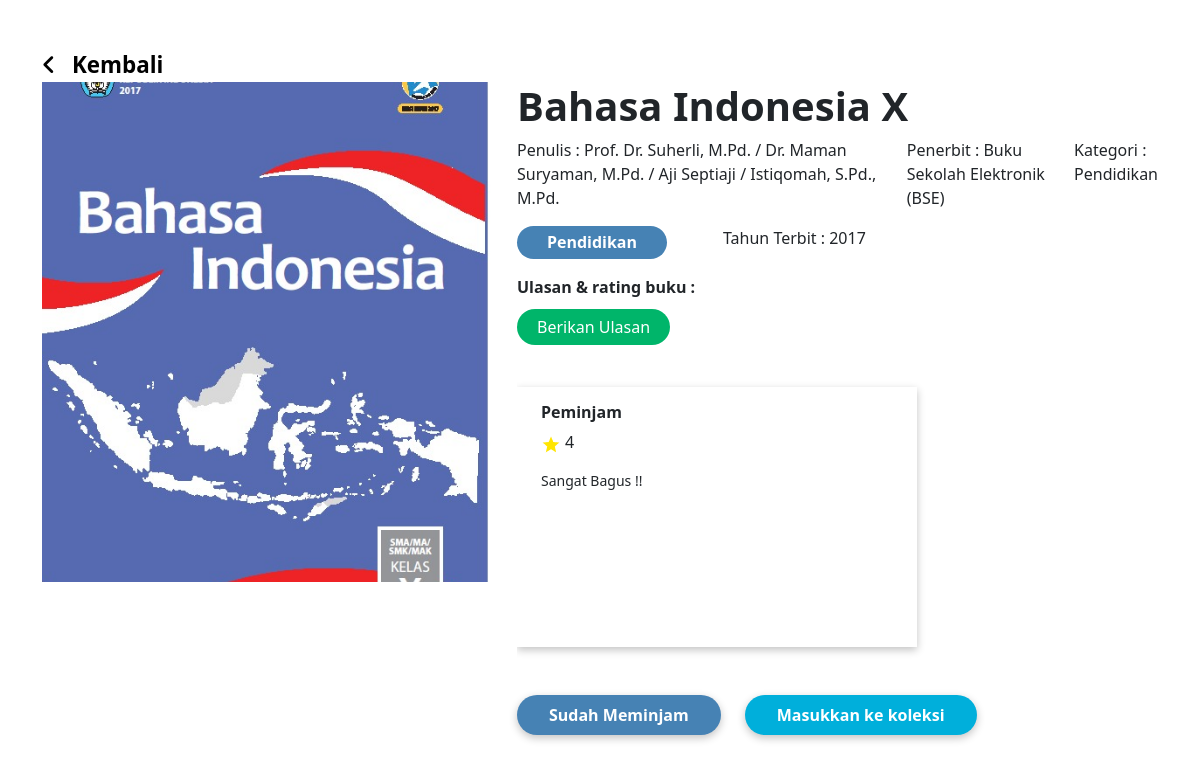
The app's page /view/detail-buku.php?id=36 (signed in) with its own data.
### tables this page shows
CREATE TABLE `buku` (
  `BukuID` int(11) NOT NULL,
  `Judul` varchar(255) DEFAULT NULL,
  `Penulis` varchar(255) DEFAULT NULL,
  `Penerbit` varchar(255) DEFAULT NULL,
  `TahunTerbit` int(11) DEFAULT NULL,
  `gambar` varchar(255) DEFAULT NULL
);

CREATE TABLE `kategoribuku_relasi` (
  `KategoriBukuID` int(11) NOT NULL,
  `BukuID` int(11) DEFAULT NULL,
  `KategoriID` int(11) DEFAULT NULL
);

CREATE TABLE `kategoribuku` (
  `KategoriID` int(11) NOT NULL,
  `NamaKategori` varchar(255) DEFAULT NULL
);

CREATE TABLE `ulasanbuku` (
  `UlasanID` int(11) NOT NULL,
  `UserID` int(11) DEFAULT NULL,
  `BukuID` int(11) DEFAULT NULL,
  `Ulasan` text,
  `Rating` int(11) DEFAULT NULL
);

CREATE TABLE `user` (
  `userID` int(11) NOT NULL,
  `Username` varchar(255) DEFAULT NULL,
  `Password` varchar(255) DEFAULT NULL,
  `Email` varchar(255) DEFAULT NULL,
  `NamaLengkap` varchar(255) DEFAULT NULL,
  `alamat` text
);

### php/buku.php (called while the page is built, shortened)
<?php
class Database
{
    private $host = "localhost";
    private $username = "root";
    private $password = "";
    private $database = "perpustakaan";
    private $conn;
    public function __construct()
    {
        $this->conn = new mysqli($this->host, $this->username, $this->password, $this->database);
    }
    public function imageBook($id) {
        $sql = "SELECT gambar from buku where BukuID = '$id'";
        $result = $this->conn->query($sql);
        $data = $result->fetch_assoc();
        return $data['gambar'];
    }
    public function detailBook($id) {
        $sql = "SELECT * FROM buku b, kategoribuku kb, kategoribuku_relasi kbr where b.BukuID = kbr.BukuID and kbr.KategoriID = kb.KategoriID and b.BukuID = '$id'";
        $result = $this->conn->query($sql);
        if ($result->num_rows > 0) {
            return $result->fetch_assoc();
        } else {
            return 'gagal';
        }
    }
    public function ulasanBook($id) {
        $sql = "SELECT * FROM ulasanbuku ub, user u where ub.UserID = u.userID and BukuID = '$id'";
        $result = $this->conn->query($sql);
        if ($result->num_rows > 0) {
            $users = array();
            while ($row = $result->fetch_assoc()) {
                $users[] = $row;
            }
            return $users;
        } else {
            return [];
        }
    }
    public function checkBook($idUser,$idBuku) {
        $sql = "SELECT * from peminjaman where BukuID = '$idBuku' and StatusPeminjaman = 'Dipinjam'";
        $result = $this->conn->query($sql);
        if ($result->num_rows > 0) {
            return 'true';
        } else {
            return 'false';
        }
    }
    public function checkCollection($idUser,$idBuku) {
        $sql = "SELECT * from koleksipribadi where UserID = '$idUser' and BukuID = '$idBuku'";
        $result = $this->conn->query($sql);
        if ($result->num_rows > 0) {
            return 'true';
        } else {
            return 'false';
        }
    }
}

### view/detail-buku.php (the view, shortened to what this page needs)
<?php
require_once '../php/buku.php';
$database = new Database();
if(!isset($_SESSION['id'])) {
    header("Location: login.php");
    exit;
} else {
  if(isset($_GET['id'])) {
    $detailBuku = $database->detailBook(intval($_GET['id']));
    $gambarBuku = $database->imageBook(intval($_GET['id']));
    $ulasanBuku = $database->ulasanBook(intval($_GET['id']));
    $cekPinjamBuku = $database->checkBook(intval($_SESSION['id']),intval($_GET['id']));
    $cekKoleksiBuku = $database->checkCollection(intval($_SESSION['id']),intval($_GET['id']));
  } else {
    header("Location: list-buku.php");
    exit;
  }
}
?>
<!DOCTYPE html>
<html lang="en">
  <head>
    <link
      href="https://cdn.jsdelivr.net/npm/bootstrap@5.0.2/dist/css/bootstrap.min.css"
      rel="stylesheet"
    />
    <link rel="stylesheet" href="../style/detail_buku.css" />
    <link
      rel="stylesheet"
      href="https://cdnjs.cloudflare.com/ajax/libs/font-awesome/6.5.1/css/all.min.css"
    />
  </head>
  <body>
    <div class="container">
      <div class="kembali mt-5">
        <a href="list-buku.php"><i class="fa-solid fa-angle-left me-3"></i>Kembali</a>
      </div>
      <div class="row">
        <div class="col-lg-5">
        <div
            class="gambar-detail"
            style="
              width: 450px;
              height: 500px;
              background-image: url('<?php  echo $gambarBuku ?>');
              background-position: center;
              background-size: cover;
            "
          ></div>
        </div>
        <div class="col-lg-7 pb-4">
          <h1 style="font-weight: 700"><?php echo $detailBuku['Judul'] ?></h1>
          <div class="des-kanan d-flex gap-3">
            <p>Penulis : <?php echo $detailBuku['Penulis'] ?></p>
            <p>Penerbit : <?php echo $detailBuku['Penerbit'] ?></p>
            <p>Kategori : <?php echo $detailBuku['NamaKategori'] ?></p>
          </div>
          <div class="des-kanan d-flex gap-5">
            <p
              style="
                padding: 0.3rem 1rem;
                border-radius: 30px;
                background-color: #4682B4;
                color: white;
                font-weight: 600;
                width: 150px;
                text-align: center;
              "
            >
              Pendidikan
            </p>
            <p class="ms-2">Tahun Terbit : <?php echo $detailBuku['TahunTerbit'] ?></p>
          </div>
          <p style="font-weight: 700">Ulasan & rating buku :</p>
          <div class="mb-4">
            <a href="ulasan.php?id=<?php echo $_GET['id'] ?>" style="text-decoration:none; padding : 7px 20px; border-radius:25px; background-color:#00b56a; color:white;">Berikan Ulasan</a>
          </div>
          <div class="bungkus-kartu-ulasan">
            <?php if($ulasanBuku === []) :?>
              <p>Belum ada ulasan</p>
            <?php else :?>
              <?php foreach ($ulasanBuku as $data) : ?>
                <div class="pb-4 pt-4">
                  <div class="kartu-ulasan">
                    <h6 style="font-weight: 700"><?php echo $data['NamaLengkap'] ?></h6>
                    <div class="rating">
                      <p>
                        <img src="../assets/icon-star.png" class="me-1" alt="" /><?php echo $data['Rating'] ?>
                      </p>
                    </div>
                    <p style="font-size: 14px" class="mt-2">
                      <?php echo $data['Ulasan'] ?>
                    </p>
                  </div>
                </div>
              <?php endforeach ?>
            <?php endif;?>
          </div>
          <?php if($_SESSION['user'] === 'user') : ?>
          <div class="pinjam mt-4 d-flex">
            <?php if($cekPinjamBuku === 'false') : ?>
              <button class="me-4 mb-4" data-bs-toggle="modal" data-bs-target="#exampleModal">Pinjam buku</button>
              <?php else : ?>
                <button style="background-color:#4682B4; color:white;" class="me-4 mb-4">Sudah Meminjam</button>
            <?php endif; ?>
            <?php if($cekKoleksiBuku === 'false') : ?>
              <form action="" method="post">
                <button class="me-4 mb-4" style="background-color:#00afdb;" type="submit" name="tambahKoleksi">Masukkan ke koleksi</button>
              </form>
              <?php else : ?>
                <button style="background-color:#00afdb; color:white;" class="me-4 mb-4">Sudah Memasukkan ke koleksi</button>
            <?php endif; ?>
          </div>
          <?php endif; ?>
        </div>
      </div>
    </div>
  </body>
</html>

### style/detail_buku.css (style rules this page uses)
* { margin: 0; padding: 0; }
.kembali a { text-decoration: none; color: black; font-weight: 600; font-size: 1.4rem; }
.kartu-ulasan { padding: 1rem 1.5rem; width: 400px; height: 260px; background-color: white; box-shadow: rgba(0, 0, 0, 0.24) 0px 3px 8px; margin-right: 1rem; }
.bungkus-kartu-ulasan { display: flex; max-width: 800px; overflow-x: scroll; overflow-y: hidden; }
.pinjam button { background-color: #4682B4; padding: 0.5rem 2rem; border-radius: 30px; border: none; color: white; font-weight: 600; box-shadow: rgba(0, 0, 0, 0.24) 0px 3px 8px; }

### records on screen
buku: gambar (picture)
kategoribuku_relasi: BukuID.Judul "Bahasa Indonesia X", BukuID.Penulis "Prof. Dr. Suherli, M.Pd. / Dr. Maman Suryaman, M.Pd. / Aji Septiaji / Istiqomah, S.Pd., M.Pd.", BukuID.Penerbit "Buku Sekolah Elektronik (BSE)", KategoriID.NamaKategori "Pendidikan", BukuID.TahunTerbit "2017"
ulasanbuku: UserID.NamaLengkap "Peminjam", Rating "4", Ulasan "Sangat Bagus !!"
